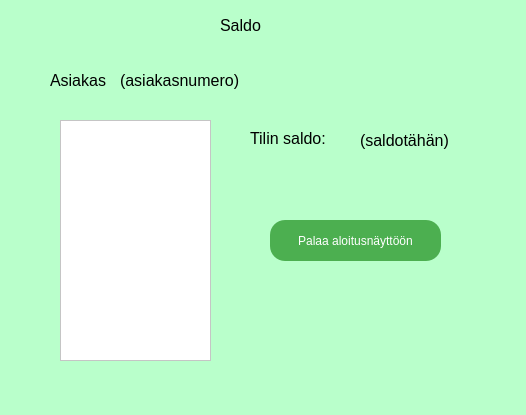
<?xml version="1.0" encoding="UTF-8"?>
<ui version="4.0">
 <class>saldo</class>
 <widget class="QWidget" name="saldo">
  <property name="geometry">
   <rect>
    <x>0</x>
    <y>0</y>
    <width>526</width>
    <height>415</height>
   </rect>
  </property>
  <property name="windowTitle">
   <string>Form</string>
  </property>
  <property name="styleSheet">
   <string notr="true">background-color: rgb(185, 255, 203);</string>
  </property>
  <widget class="QLabel" name="label">
   <property name="geometry">
    <rect>
     <x>220</x>
     <y>10</y>
     <width>51</width>
     <height>31</height>
    </rect>
   </property>
   <property name="font">
    <font>
     <pointsize>12</pointsize>
    </font>
   </property>
   <property name="text">
    <string>Saldo</string>
   </property>
  </widget>
  <widget class="QTextBrowser" name="tilitapahtumabox">
   <property name="geometry">
    <rect>
     <x>60</x>
     <y>120</y>
     <width>151</width>
     <height>241</height>
    </rect>
   </property>
   <property name="styleSheet">
    <string notr="true">background-color: rgb(255, 255, 255);</string>
   </property>
  </widget>
  <widget class="QLabel" name="label_2">
   <property name="geometry">
    <rect>
     <x>250</x>
     <y>130</y>
     <width>81</width>
     <height>16</height>
    </rect>
   </property>
   <property name="font">
    <font>
     <pointsize>12</pointsize>
    </font>
   </property>
   <property name="text">
    <string>Tilin saldo:</string>
   </property>
  </widget>
  <widget class="QLabel" name="tilinsaldo">
   <property name="geometry">
    <rect>
     <x>360</x>
     <y>130</y>
     <width>101</width>
     <height>21</height>
    </rect>
   </property>
   <property name="font">
    <font>
     <pointsize>12</pointsize>
    </font>
   </property>
   <property name="text">
    <string>(saldotähän)</string>
   </property>
  </widget>
  <widget class="QPushButton" name="alkuun_2">
   <property name="geometry">
    <rect>
     <x>270</x>
     <y>220</y>
     <width>171</width>
     <height>41</height>
    </rect>
   </property>
   <property name="styleSheet">
    <string notr="true"> padding: 10px 20px;
  font-size: 12px;
  text-align: center;
  text-decoration: none;
  outline: none;
  color: #fff;
  background-color: #4CAF50;
  border: none;
  border-radius: 15px;</string>
   </property>
   <property name="text">
    <string>Palaa aloitusnäyttöön</string>
   </property>
  </widget>
  <widget class="QLabel" name="label_4">
   <property name="geometry">
    <rect>
     <x>50</x>
     <y>70</y>
     <width>61</width>
     <height>21</height>
    </rect>
   </property>
   <property name="font">
    <font>
     <pointsize>12</pointsize>
    </font>
   </property>
   <property name="text">
    <string>Asiakas</string>
   </property>
  </widget>
  <widget class="QLabel" name="asiakasnro">
   <property name="geometry">
    <rect>
     <x>120</x>
     <y>70</y>
     <width>121</width>
     <height>21</height>
    </rect>
   </property>
   <property name="font">
    <font>
     <pointsize>12</pointsize>
    </font>
   </property>
   <property name="text">
    <string>(asiakasnumero)</string>
   </property>
  </widget>
 </widget>
 <resources/>
 <connections/>
</ui>
